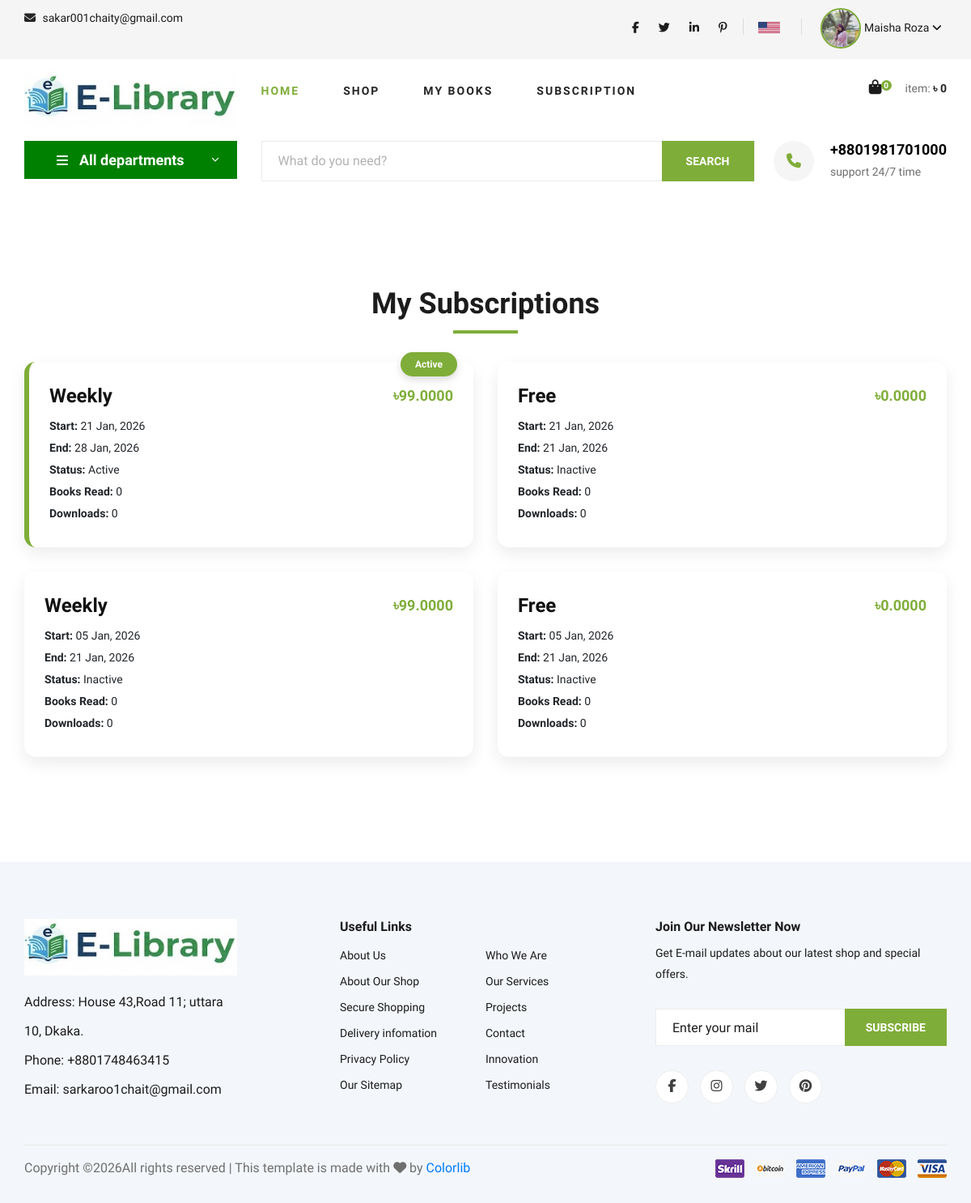
Before: /my-subscription-history/ (signed in) with the older database file.
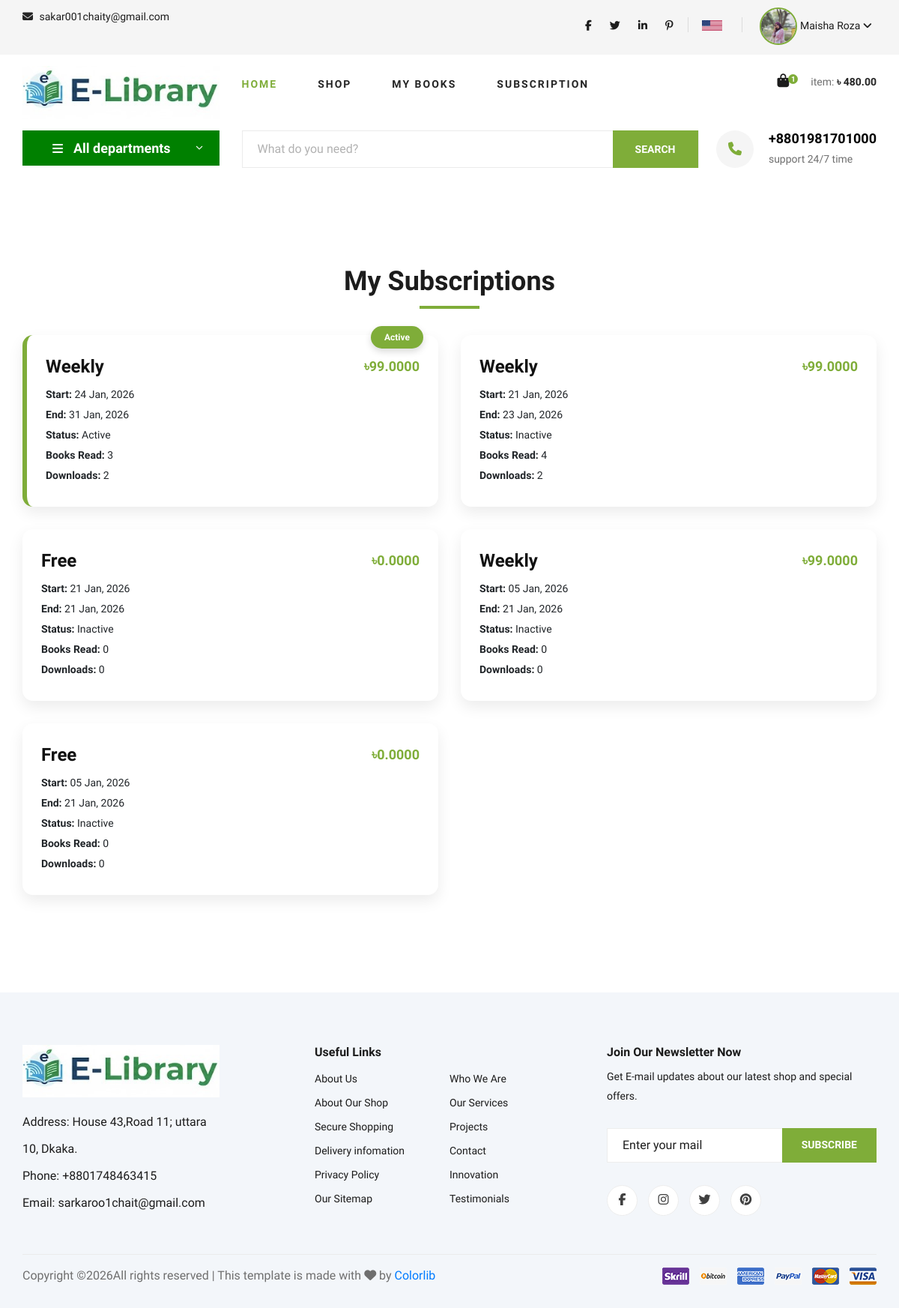
After: the same page with the newer database file.
### apps/account/models/user_model.py (models this page shows, shortened)
class User(AbstractBaseUser, PermissionsMixin, BaseModel):
    username = models.CharField(max_length=100, unique=True, null=True, blank=True, validators=[UnicodeUsernameValidator()])
    email = models.EmailField(_("email address"), unique=True, null=True, blank=True)
    role = models.ForeignKey(Role, blank=True, null=True, on_delete=models.SET_NULL, related_name="user_role")
    first_name = models.CharField(max_length=100, null=True, blank=True)
    last_name = models.CharField(max_length=100, null=True, blank=True)
    contact_no = models.CharField(max_length=20, null=True, blank=True)
    gender = models.CharField(max_length=20, choices=GenderChoices.choices, default=GenderChoices.UNMENTIONED, blank=True, null=True)
    profile_photo = models.ImageField(upload_to="user_documents/", null=True, blank=True)
    is_active = models.BooleanField(default=True)
    is_staff = models.BooleanField(default=False)
    is_author = models.BooleanField(default=False)
    is_deleted = models.BooleanField(default=False)
    USERNAME_FIELD = "username"
    REQUIRED_FIELDS = ["email"]
    objects = UserManager()
    class Meta:
        db_table = "user"
        verbose_name = "User"
        verbose_name_plural = "Users"

### apps/subscription/models/user_subscription_model.py (models this page shows, shortened)
class UserSubscription(BaseModel):
    user = models.ForeignKey(User, on_delete=models.CASCADE, related_name="user_subscriptions")
    subscription = models.ForeignKey(Subscription, on_delete=models.CASCADE, related_name="user_subscriptions")
    active_status = models.CharField(max_length=10, choices=ActiveStatusChoices.choices, default=ActiveStatusChoices.ACTIVE)
    payment_status = models.CharField(
        max_length=10, choices=UserSubscriptionPaymentStatus.choices, default=UserSubscriptionPaymentStatus.UNPAID
    )
    start_at = models.DateTimeField(auto_now_add=True)
    end_at = models.DateTimeField(null=True, blank=True)
    read_count = models.IntegerField(default=0)
    download_count = models.IntegerField(default=0)
    class Meta:
        db_table = "user_subscription"
        verbose_name = "User Subscription"
        verbose_name_plural = "User Subscriptions"

### apps/subscription/models/subscription_model.py (models this page shows, shortened)
class Subscription(BaseModel):
    name = models.CharField(max_length=100, null=False, blank=False, unique=True)
    subscription_price = models.DecimalField(max_digits=19, decimal_places=4, default=0)
    subscription_duration_days = models.IntegerField(default=7)
    active_status = models.CharField(max_length=10, choices=ActiveStatusChoices.choices, default=ActiveStatusChoices.ACTIVE)
    book_read_limit = models.CharField(
        max_length=100, choices=SubscriptionReadLimitChoices.choices, default=SubscriptionReadLimitChoices.LIMITED
    )
    max_book_read_limit = models.IntegerField(default=0)
    book_download_limit = models.CharField(
        max_length=100, choices=SubscriptionDownloadChoices.choices, default=SubscriptionDownloadChoices.LIMITED
    )
    max_book_download_limit = models.IntegerField(default=0)
    description = models.TextField(null=True, blank=True)
    class Meta:
        db_table = "subscription"
        verbose_name = "Subscription"
        verbose_name_plural = "Subscriptions"

### apps/order/models/cart_model.py (models this page shows, shortened)
class Cart(BaseModel):
    user = models.ForeignKey(User, related_name="cart_user", on_delete=models.CASCADE)
    total_price = models.DecimalField(max_digits=10, decimal_places=2, default=0)
    total_discount = models.DecimalField(max_digits=10, decimal_places=2, default=0)
    net_amount = models.DecimalField(max_digits=10, decimal_places=2, default=0)
    is_active = models.BooleanField(default=True)  # only one active cart per user
    created_at = models.DateTimeField(auto_now_add=True)
    updated_at = models.DateTimeField(auto_now=True)
    class Meta:
        db_table = "cart"
        verbose_name = "Cart"
        verbose_name_plural = "Carts"

### apps/home/views/user_subscription.py (the view)
# urls.py: path("my-subscription-history/", MySubscriptionHistoryView.as_view(), name="my_subscription_history"),
class MySubscriptionHistoryView(LoginRequiredMixin, View):
    template_name = "home_user_subscription.html"
    model_class = UserSubscription
    def get(self, request):
        try:
            subscriptions = self.model_class.objects.filter(
                user=request.user, payment_status=UserSubscriptionPaymentStatus.PAID.value
            ).order_by("-id")
            context = {
                "title": "My Subscription History",
                "subscriptions": subscriptions,
                "show_hero_banner": False,
                "all_categories": Category.objects.all()[:8],
                "hero_normal": "hero-normal",
                "subscription": False,
            }
            return render(request, self.template_name, context)
        except Exception as e:
            logger.exception(f"ERROR:------>> Error occurred in My Subscription History View: {e}")
            messages.error(request, "Unable to load My Subscription History!")
            return HttpResponse(f"{e}")

### apps/home/templates/home_user_subscription.html (shortened to what this page needs)
{% extends 'home_base.html' %}
{% load static %}
{% block body %}
  <section class="subscription-history spad">
    <div class="container">
      <div class="row">
        <div class="col-lg-12 section-title">
          <h2>My Subscriptions</h2>
        </div>
      </div>
      <div class="row">
        {% for sub in subscriptions %}
          <div class="col-lg-6 col-md-6 col-sm-12">
            <div class="subscription-card {% if sub.active_status == 'active' %}active{% endif %}">
              {% if sub.active_status == 'active' %}
                <span class="badge-active">Active</span>
              {% endif %}
              <div class="sub-header">
                <h4>{{ sub.subscription.name }}</h4>
                <span class="price">৳{{ sub.subscription.subscription_price }}</span>
              </div>
              <ul class="sub-info">
                <li>
                  <strong>Start:</strong> {{ sub.start_at|date:'d M, Y' }}
                </li>
                <li>
                  <strong>End:</strong> {{ sub.end_at|date:'d M, Y'|default:'Ongoing' }}
                </li>
                <li>
                  <strong>Status:</strong> {{ sub.active_status|title }}
                </li>
                <li>
                  <strong>Books Read:</strong> {{ sub.read_count }}
                </li>
                <li>
                  <strong>Downloads:</strong> {{ sub.download_count }}
                </li>
              </ul>
            </div>
          </div>
        {% empty %}
          <div class="col-lg-12 text-center">
            <p>No subscription history found.</p>
          </div>
        {% endfor %}
      </div>
    </div>
  </section>
{% endblock %}

### apps/home/templates/home_base.html (shortened to what this page needs)
<!DOCTYPE html>
{% load static %}
<html lang="en">
  <head>
    <link rel="stylesheet" href="{% static 'web/css/bootstrap.min.css' %}" type="text/css" />
    <link rel="stylesheet" href="{% static 'web/css/font-awesome.min.css' %}" type="text/css" />
    <link rel="stylesheet" href="{% static 'web/css/elegant-icons.css' %}" type="text/css" />
    <link rel="stylesheet" href="{% static 'web/css/nice-select.css' %}" type="text/css" />
    <link rel="stylesheet" href="{% static 'web/css/jquery-ui.min.css' %}" type="text/css" />
    <link rel="stylesheet" href="{% static 'web/css/owl.carousel.min.css' %}" type="text/css" />
    <link rel="stylesheet" href="{% static 'web/css/slicknav.min.css' %}" type="text/css" />
    <link rel="stylesheet" href="{% static 'web/css/style.css' %}" type="text/css" />
    <link rel="stylesheet" href="{% static 'web/css/profile.css' %}" type="text/css" />
    <link rel="stylesheet" href="{% static 'web/css/checkout.css' %}" type="text/css" />
    <link rel="stylesheet" href="{% static 'web/css/my_order.css' %}" type="text/css" />
    <link rel="stylesheet" href="https://cdnjs.cloudflare.com/ajax/libs/font-awesome/6.1.1/css/all.min.css" />
  </head>
  <body>
    <header class="header">
      <div class="header__top">
        <div class="container">
          <div class="row">
            <div class="col-lg-6 col-md-6">
              <div class="header__top__left">
                <ul>
                  <li>
                    <i class="fa fa-envelope"></i> sakar001chaity@gmail.com
                  </li>
                </ul>
              </div>
            </div>
            <div class="col-lg-6 col-md-6">
              <div class="header__top__right">
                <div class="header__top__right__social">
                  <a href="#"><i class="fa fa-facebook"></i></a>
                  <a href="#"><i class="fa fa-twitter"></i></a>
                  <a href="#"><i class="fa fa-linkedin"></i></a>
                  <a href="#"><i class="fa fa-pinterest-p"></i></a>
                </div>
                <div class="header__top__right__language">
                  <img src="{% static 'web/img/language.png' %}" alt="" />
                </div>
                <div class="header__top__right__auth">
                  {% if user.is_authenticated %}
                    <div class="user-dropdown">
                      <a href="#" class="user-info">
                        {% if user.profile_photo %}
                          <img src="{{ user.profile_photo.url }}" class="profile-thumb" />
                        {% else %}
                          <i class="fa fa-user-circle"></i>
                        {% endif %}
                        {{ user.first_name }} {{ user.last_name }}
                        <i class="fa fa-angle-down"></i>
                      </a>
                    </div>
                  {% else %}
                    <a href="{% url 'account:login' %}"><i class="fa fa-user"></i> Login</a>
                  {% endif %}
                </div>
              </div>
            </div>
          </div>
        </div>
      </div>
      <div class="container">
        <div class="row">
          <div class="col-lg-3">
            <div class="header__logo">
              <a href="{% url 'home:home' %}"><img src="{% static 'web/img/logo.jpg' %}" alt="" /></a>
            </div>
          </div>
          <div class="col-lg-6">
            <nav class="header__menu">
              <ul>
                <li class="active">
                  <a href="{% url 'home:home' %}">Home</a>
                </li>
                <li>
                  <a href="{% url 'home:home_shope' %}">Shop</a>
                </li>
                <li>
                  <a href="{% url 'home:my_subscription_book_list' %}">My Books</a>
                </li>
                <li>
                  <a href="{% url 'home:home_subscription' %}">Subscription</a>
                </li>
              </ul>
            </nav>
          </div>
          <div class="col-lg-3">
            <div class="header__cart">
              <ul>
                <li>
                  <a href="{% url 'order:cart_detail' %}">
                    <i class="fa fa-shopping-bag"></i>
                    <span id="header-cart-count">{{ cart_count }}</span>
                  </a>
                </li>
              </ul>
              <div class="header__cart__price">
                item: <span id="header-cart-total">&#2547; {{ cart_total }}</span>
              </div>
            </div>
          </div>
        </div>
      </div>
    </header>
    <section class="hero {{ hero_normal }}">
      <div class="container">
        <div class="row">
          <div class="col-lg-3">
            <div class="hero__categories">
              <div class="hero__categories__all" style="background: green;">
                <i class="fa fa-bars"></i>
                <span style="color: #fff">All departments</span>
              </div>
            </div>
          </div>
          <div class="col-lg-9">
            <div class="hero__search">
              <div class="hero__search__form">
                <form action="{% url 'home:home_search' %}" method="post" class="d-flex">
                  <input type="text" name="q" placeholder="What do you need?"  required />
                  <button type="submit" class="site-btn">SEARCH</button>
                </form>
              </div>
              <div class="hero__search__phone">
                <div class="hero__search__phone__icon">
                  <i class="fa fa-phone"></i>
                </div>
                <div class="hero__search__phone__text">
                  <h5 style="color: black;">+8801981701000</h5>
                  <span>support 24/7 time</span>
                </div>
              </div>
            </div>
          </div>
        </div>
      </div>
    </section>
    {% block body %}
    {% endblock %}
    <footer class="footer spad">
      <div class="container">
        <div class="row">
          <div class="col-lg-3 col-md-6 col-sm-6">
            <div class="footer__about">
              <div class="footer__about__logo">
                <a href="{% url 'home:home' %}"><img src="{% static 'web/img/logo.jpg' %}" alt="" /></a>
              </div>
              <ul>
                <li>Address: House 43,Road 11; uttara 10, Dkaka.</li>
                <li>Phone: +8801748463415</li>
                <li>Email: sarkaroo1chait@gmail.com</li>
              </ul>
            </div>
          </div>
          <div class="col-lg-4 col-md-6 col-sm-6 offset-lg-1">
            <div class="footer__widget">
              <h6>Useful Links</h6>
              <ul>
                <li>
                  <a href="#">About Us</a>
                </li>
                <li>
                  <a href="#">About Our Shop</a>
                </li>
                <li>
                  <a href="#">Secure Shopping</a>
                </li>
                <li>
                  <a href="#">Delivery infomation</a>
                </li>
                <li>
                  <a href="#">Privacy Policy</a>
                </li>
                <li>
                  <a href="#">Our Sitemap</a>
                </li>
              </ul>
              <ul>
                <li>
                  <a href="#">Who We Are</a>
                </li>
                <li>
                  <a href="#">Our Services</a>
                </li>
                <li>
                  <a href="#">Projects</a>
                </li>
                <li>
                  <a href="#">Contact</a>
                </li>
                <li>
                  <a href="#">Innovation</a>
                </li>
                <li>
                  <a href="#">Testimonials</a>
                </li>
              </ul>
            </div>
          </div>
          <div class="col-lg-4 col-md-12">
            <div class="footer__widget">
              <h6>Join Our Newsletter Now</h6>
              <p>Get E-mail updates about our latest shop and special offers.</p>
              <form action="#">
                <input type="text" placeholder="Enter your mail" />
                <button type="submit" class="site-btn">Subscribe</button>
              </form>
              <div class="footer__widget__social">
                <a href="#"><i class="fa fa-facebook"></i></a>
                <a href="#"><i class="fa fa-instagram"></i></a>
                <a href="#"><i class="fa fa-twitter"></i></a>
                <a href="#"><i class="fa fa-pinterest"></i></a>
              </div>
            </div>
          </div>
        </div>
        <div class="row">
          <div class="col-lg-12">
            <div class="footer__copyright">
              <div class="footer__copyright__text">
                <p>
                  Copyright &copy;All rights reserved | This template is made with <i class="fa fa-heart" aria-hidden="true"></i> by <a href="https://colorlib.com" target="_blank">Colorlib</a>
                </p>
              </div>
              <div class="footer__copyright__payment">
                <img src="{% static 'web/img/payment-item.png' %}" alt="" />
              </div>
            </div>
          </div>
        </div>
      </div>
    </footer>
  </body>
</html>

Changed rows visible on the page:
added Cart: total_price "480.00"
added UserSubscription: shows "Active", subscription.name "Weekly", subscription.subscription_price "99.0000", start_at "24 Jan, 2026", end_at "31 Jan, 2026", active_status "Active", read_count "3", download_count "2"
changed UserSubscription: end_at "28 Jan, 2026" → "23 Jan, 2026"; active_status "Active" → "Inactive"; read_count "0" → "4"; download_count "0" → "2"; no longer shows "Active"
Other visible differences:
{{ cart_count }}: "0" → "1"
{{ cart_total }}: "0" → (not shown)
